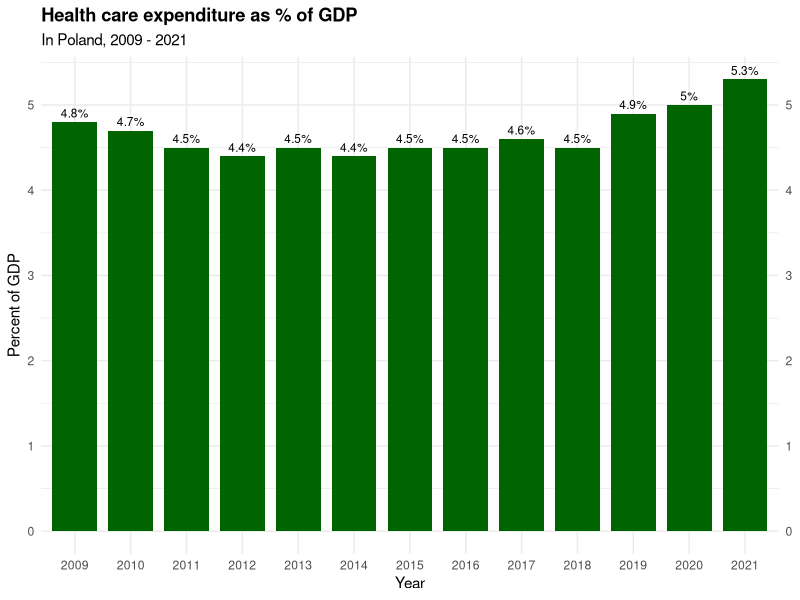

Write R code to recreate this figure.
## ---- chunk 1
table <- data.frame(
  Year = c(2009, 2010, 2011, 2012, 2013, 2014, 2015, 2016, 2017, 2018, 2019, 2020, 2021),
  Value = c(4.8, 4.7, 4.5, 4.4, 4.5, 4.4, 4.5, 4.5, 4.6, 4.5, 4.9, 5.0, 5.3)
)

table
## ---- chunk 2
library(ggplot2)
## ---- chunk 3
p <- ggplot(table, aes(x = factor(Year), y = Value))+
  geom_bar(fill = "darkgreen", stat = "identity", width = 0.8)+
  scale_y_continuous(sec.axis = sec_axis(~., breaks = seq(0,6, by = 1)), 
                     breaks = seq(0,6, by = 1))+
  theme_minimal() +
  geom_text(aes(label = paste0(Value,"%")), vjust = -0.5, size = 3) +
  labs(title = "Health care expenditure as % of GDP", 
       subtitle = "In Poland, 2009 - 2021", x = "Year", y ="Percent of GDP") +
  theme(plot.title = element_text(
    face = "bold"
  ))


p
